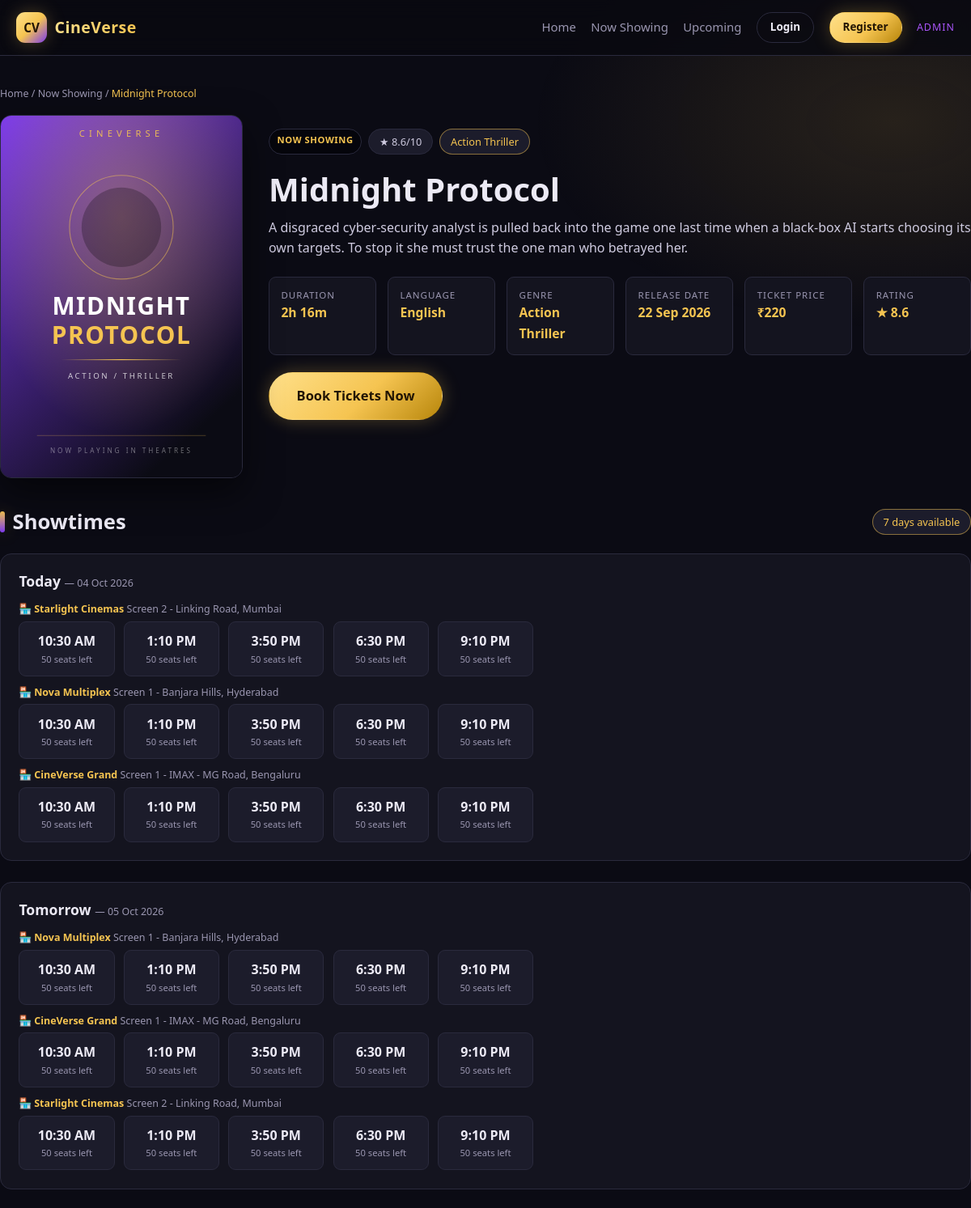
The app's page /user/movie_details.php?id=1 (upper part) with its own data.
### tables this page shows
CREATE TABLE `movies` (
  `id`            INT AUTO_INCREMENT PRIMARY KEY,
  `title`         VARCHAR(150) NOT NULL,
  `description`   TEXT,
  `duration`      VARCHAR(20)  DEFAULT NULL,
  `language`      VARCHAR(60)  DEFAULT NULL,
  `genre`         VARCHAR(100) DEFAULT NULL,
  `rating`        DECIMAL(2,1) DEFAULT 0.0,
  `release_date`  DATE         DEFAULT NULL,
  `ticket_price`  DECIMAL(6,2) NOT NULL DEFAULT 150.00,
  `poster`        VARCHAR(255) DEFAULT 'default-poster.svg',
  `status`        ENUM('now_showing','upcoming') NOT NULL DEFAULT 'now_showing',
  `created_at`    TIMESTAMP DEFAULT CURRENT_TIMESTAMP
);

CREATE TABLE `shows` (
  `id`         INT AUTO_INCREMENT PRIMARY KEY,
  `movie_id`   INT NOT NULL,
  `theatre_id` INT NOT NULL,
  `show_date`  DATE NOT NULL,
  `show_time`  TIME NOT NULL,
  `created_at` TIMESTAMP DEFAULT CURRENT_TIMESTAMP,
  UNIQUE KEY `uniq_show` (`movie_id`, `theatre_id`, `show_date`, `show_time`),
  CONSTRAINT `fk_show_movie`   FOREIGN KEY (`movie_id`)   REFERENCES `movies` (`id`)   ON DELETE CASCADE,
  CONSTRAINT `fk_show_theatre` FOREIGN KEY (`theatre_id`) REFERENCES `theatres` (`id`) ON DELETE CASCADE
);

CREATE TABLE `theatres` (
  `id`         INT AUTO_INCREMENT PRIMARY KEY,
  `name`       VARCHAR(120) NOT NULL,
  `location`   VARCHAR(120) DEFAULT NULL,
  `screen_name` VARCHAR(80) DEFAULT 'Screen 1',
  `is_active`  TINYINT(1) DEFAULT 1,
  `created_at` TIMESTAMP DEFAULT CURRENT_TIMESTAMP
);

### includes/functions.php (called while the page is built, shortened)
<?php
function e($text)
{
    return htmlspecialchars((string) $text, ENT_QUOTES, 'UTF-8');
}
function money($amount)
{
    return CURRENCY . number_format((float) $amount, 0);
}
function url($path = '')
{
    return BASE_URL . ltrim($path, '/');
}
function poster_url($poster)
{
    $poster = trim((string) $poster);
    return url('assets/posters/' . rawurlencode($poster));
}
function show_date_options($days = 7)
{
    $out = array();
    for ($i = 0; $i < $days; $i++) {
        $ts        = strtotime("+$i day");
        $out[$i] = array(
            'value'  => date('Y-m-d', $ts),
            'label'  => ($i === 0 ? 'Today' : ($i === 1 ? 'Tomorrow' : date('D, d M', $ts))),
            'sub'    => date('d M Y', $ts)
        );
    }
    return $out;
}

### user/movie_details.php (the view, shortened to what this page needs)
<?php
require_once __DIR__ . '/../config/db.php';
require_once __DIR__ . '/../includes/functions.php';
$movie_id = isset($_GET['id']) ? (int) $_GET['id'] : 0;
$stmt = $pdo->prepare("SELECT * FROM movies WHERE id = ?");
$stmt->execute(array($movie_id));
$movie = $stmt->fetch();
$is_now = ($movie['status'] === 'now_showing');
$shows_by_day = array();
if ($is_now) {
    $stmt = $pdo->prepare(
        "SELECT s.*, t.name AS theatre_name, t.location, t.screen_name,
                (SELECT COUNT(*) FROM booking_details bd
                   JOIN bookings b ON b.id = bd.booking_id
                  WHERE b.show_id = s.id AND b.status = 'confirmed'
                    AND b.payment_status = 'paid' AND bd.is_cancelled = 0) AS seats_taken
           FROM shows s
           JOIN theatres t ON t.id = s.theatre_id
           WHERE s.movie_id = ?
             AND s.show_date >= CURDATE()
           ORDER BY s.show_date, s.show_time"
    );
    $stmt->execute(array($movie_id));
    foreach ($stmt->fetchAll() as $show) {
        $shows_by_day[$show['show_date']][] = $show;
    }
}
$dates = show_date_options(7);
require __DIR__ . '/../includes/header.php';
?>
<section class="section" style="padding-top:0">
  <p class="hint" style="margin-bottom:1rem">
    <a href="<?php echo url('user/index.php'); ?>">Home</a> /
    <?php echo e($is_now ? 'Now Showing' : 'Upcoming'); ?> /
    <span style="color:var(--gold)"><?php echo e($movie['title']); ?></span>
  </p>
  <div class="details-grid">
    <div class="details-poster">
      <img src="<?php echo e(poster_url($movie['poster'])); ?>" alt="<?php echo e($movie['title']); ?> poster">
    </div>
    <div>
      <div class="chips">
        <span class="badge <?php echo $is_now ? '' : 'badge-upcoming'; ?>" style="position:static">
          <?php echo $is_now ? 'Now Showing' : 'Upcoming'; ?>
        </span>
        <span class="chip">&#9733; <?php echo e($movie['rating']); ?>/10</span>
        <span class="chip chip-gold"><?php echo e($movie['genre']); ?></span>
      </div>
      <h1 class="details-title"><?php echo e($movie['title']); ?></h1>
      <p class="desc"><?php echo e($movie['description']); ?></p>
      <div class="facts">
        <div class="fact">
          <span>Duration</span>
          <b><?php echo e($movie['duration']); ?></b>
        </div>
        <div class="fact">
          <span>Language</span>
          <b><?php echo e($movie['language']); ?></b>
        </div>
        <div class="fact">
          <span>Genre</span>
          <b><?php echo e($movie['genre']); ?></b>
        </div>
        <div class="fact">
          <span>Release Date</span>
          <b><?php echo date('d M Y', strtotime($movie['release_date'])); ?></b>
        </div>
        <div class="fact">
          <span>Ticket Price</span>
          <b><?php echo money($movie['ticket_price']); ?></b>
        </div>
        <div class="fact">
          <span>Rating</span>
          <b>&#9733; <?php echo e($movie['rating']); ?></b>
        </div>
      </div>
      <?php if ($is_now): ?>
        <a class="btn btn-gold btn-lg" href="<?php echo url('user/booking.php?movie_id=' . (int) $movie['id']); ?>">
          Book Tickets Now
        </a>
      <?php endif; ?>
    </div>
  </div>
</section>
<?php if ($is_now && $shows_by_day): ?>
  <section class="section">
    <div class="section-head">
      <h2>Showtimes</h2>
      <span class="chip chip-gold"><?php echo count($shows_by_day); ?> days available</span>
    </div>
    <?php foreach ($dates as $d): ?>
      <div class="panel">
        <h3><?php echo e($d['label']); ?> <span class="hint" style="font-weight:400">&mdash; <?php echo e($d['sub']); ?></span></h3>
        <?php
        $by_theatre = array();
        foreach ($shows_by_day[$d['value']] as $s) {
            $by_theatre[$s['theatre_name']][] = $s;
        }
        ?>
        <?php foreach ($by_theatre as $tname => $shows): ?>
          <p class="hint" style="margin:.6rem 0 .3rem">
            &#127978; <b style="color:var(--gold)"><?php echo e($tname); ?></b>
            <?php echo e($shows[0]['screen_name'] . ' - ' . $shows[0]['location']); ?>
          </p>
          <div class="showtime-grid">
            <?php foreach ($shows as $s): ?>
              <?php
              $left = 50 - (int) $s['seats_taken'];
              $full = ($left <= 0);
              ?>
              <a href="<?php echo $full ? '#' : url('user/booking.php?show_id=' . (int) $s['id']); ?>"
                 class="showtime-btn <?php echo $full ? 'is-disabled' : ''; ?>"
                 <?php echo $full ? 'onclick="return false;" title="House full"' : ''; ?>>
                <?php echo date('g:i A', strtotime($s['show_time'])); ?>
                <small><?php echo $full ? 'House Full' : $left . ' seats left'; ?></small>
              </a>
            <?php endforeach; ?>
          </div>
        <?php endforeach; ?>
      </div>
    <?php endforeach; ?>
  </section>
<?php endif; ?>
<?php require __DIR__ . '/../includes/footer.php'; ?>

### assets/css/style.css (style rules this page uses)
:root { --black: #05050a; --bg: #0b0b14; --surface: #14141f; --surface-2: #1c1c2b; --line: #2a2a3d; --purple: #7c3aed; --purple-light: #a855f7; --purple-dark: #5b21b6; --gold: #f5c451; --gold-light: #ffe08a; --gold-dark: #b8860b; --text: #eceaf5; --muted: #9a96b0; --green: #34d399; --red: #f87171; --radius: 14px; --radius-sm: 9px; --shadow: 0 18px 45px rgba(0, 0, 0, .55); --glow-purple: 0 0 24px rgba(124, 58, 237, .35); --glow-gold: 0 0 22px rgba(245, 196, 81, .28); --font: 'Segoe UI', Tahoma, Geneva, Verdana, sans-serif; }
* { margin: 0; padding: 0; box-sizing: border-box; }
html { scroll-behavior: smooth; }
html { scroll-padding-top: 84px; }
body { font-family: var(--font); background: var(--bg); color: var(--text); line-height: 1.6; -webkit-font-smoothing: antialiased; min-height: 100vh; }
body::before { content: ''; position: fixed; inset: 0; pointer-events: none; z-index: -1; background: radial-gradient(60rem 30rem at 12% -8%, rgba(124, 58, 237, .22), transparent 60%), radial-gradient(45rem 26rem at 92% 4%, rgba(245, 196, 81, .12), transparent 62%), radial-gradient(50rem 34rem at 50% 108%, rgba(168, 85, 247, .14), transparent 60%); }
img { max-width: 100%; display: block; }
a { color: inherit; text-decoration: none; }
h1, h2, h3, h4 { line-height: 1.25; font-weight: 700; }
.section { padding: 2.4rem 0 0; }
.section-head { display: flex; align-items: center; justify-content: space-between; gap: 1rem; flex-wrap: wrap; margin-bottom: 1.4rem; }
.section-head h2 { font-size: 1.6rem; display: flex; align-items: center; gap: .6rem; }
.section-head h2::before { content: ''; width: 6px; height: 26px; border-radius: 4px; background: linear-gradient(180deg, var(--gold), var(--purple)); box-shadow: var(--glow-gold); }
.btn { display: inline-flex; align-items: center; justify-content: center; gap: .45rem; padding: .72rem 1.4rem; border: 1px solid transparent; border-radius: 999px; font-size: .94rem; font-weight: 600; font-family: inherit; cursor: pointer; transition: transform .2s ease, box-shadow .25s ease, background .25s ease, color .25s ease; white-space: nowrap; }
.btn-gold { background: linear-gradient(135deg, var(--gold-light), var(--gold) 55%, var(--gold-dark)); color: #221503; box-shadow: var(--glow-gold); }
.btn-lg { padding: .95rem 2.1rem; font-size: 1.03rem; }
.hint { font-size: .78rem; color: var(--muted); margin-top: .3rem; }
.badge { position: absolute; top: .65rem; left: .65rem; padding: .2rem .6rem; font-size: .7rem; font-weight: 700; letter-spacing: .6px; text-transform: uppercase; border-radius: 999px; background: rgba(5, 5, 10, .75); border: 1px solid var(--line); color: var(--gold); backdrop-filter: blur(4px); }
.details-grid { display: grid; grid-template-columns: 300px 1fr; gap: 2rem; }
.details-poster { border: 1px solid var(--line); border-radius: var(--radius); overflow: hidden; box-shadow: var(--shadow); position: sticky; top: 88px; align-self: start; }
.details-title { font-size: clamp(1.7rem, 3.4vw, 2.5rem); margin-bottom: .6rem; }
.chips { display: flex; flex-wrap: wrap; gap: .5rem; margin: 1.1rem 0; }
.chip { padding: .3rem .8rem; font-size: .8rem; border-radius: 999px; border: 1px solid var(--line); background: var(--surface-2); color: #cfcbe0; }
.chip-gold { border-color: rgba(245, 196, 81, .5); color: var(--gold); }
.facts { display: grid; grid-template-columns: repeat(auto-fit, minmax(130px, 1fr)); gap: .9rem; margin: 1.3rem 0; }
.fact { padding: .8rem .9rem; border: 1px solid var(--line); border-radius: var(--radius-sm); background: var(--surface); }
.fact span { display: block; font-size: .72rem; text-transform: uppercase; letter-spacing: 1px; color: var(--muted); }
.fact b { font-size: .98rem; color: var(--gold); }
.desc { color: #cfcbe0; margin-bottom: 1.4rem; }
.panel { border: 1px solid var(--line); border-radius: var(--radius); background: var(--surface); padding: 1.4rem; margin-bottom: 1.6rem; }
.panel h3 { font-size: 1.1rem; margin-bottom: .9rem; }
.showtime-grid { display: grid; grid-template-columns: repeat(auto-fill, minmax(110px, 1fr)); gap: .7rem; }
.showtime-btn { padding: .7rem .5rem; text-align: center; border: 1px solid var(--line); border-radius: var(--radius-sm); background: var(--surface-2); color: var(--text); font-weight: 700; font-size: 1rem; cursor: pointer; transition: all .22s ease; font-family: inherit; }
.showtime-btn small { display: block; font-size: .7rem; font-weight: 500; color: var(--muted); }

### records on screen
movies: status "Now Showing", title "Midnight Protocol", poster (picture), rating "8.6", genre "Action Thriller", description "A disgraced cyber-security analyst is pulled back into the game one last time when a black-box AI starts choosing its own targets. To stop it she must trust the one man who betrayed her.", duration "2h 16m", language "English", release_date "22 Sep 2026", ticket_price "₹220"
shows: tname "Starlight Cinemas", theatre.location "Screen 2 - Linking Road, Mumbai", show_time "10:30 AM", left "50"
shows: show_time "1:10 PM", left "50"
shows: show_time "3:50 PM", left "50"
shows: show_time "6:30 PM", left "50"
shows: show_time "9:10 PM", left "50"
shows: tname "Nova Multiplex", theatre.location "Screen 1 - Banjara Hills, Hyderabad", show_time "10:30 AM", left "50"
shows: show_time "1:10 PM", left "50"
shows: show_time "3:50 PM", left "50"
shows: show_time "6:30 PM", left "50"
shows: show_time "9:10 PM", left "50"
shows: tname "CineVerse Grand", theatre.location "Screen 1 - IMAX - MG Road, Bengaluru", show_time "10:30 AM", left "50"
shows: show_time "1:10 PM", left "50"
shows: show_time "3:50 PM", left "50"
shows: show_time "6:30 PM", left "50"
shows: show_time "9:10 PM", left "50"
shows: tname "Nova Multiplex", theatre.location "Screen 1 - Banjara Hills, Hyderabad", show_time "10:30 AM", left "50"
shows: show_time "1:10 PM", left "50"
shows: show_time "3:50 PM", left "50"
shows: show_time "6:30 PM", left "50"
shows: show_time "9:10 PM", left "50"
shows: tname "CineVerse Grand", theatre.location "Screen 1 - IMAX - MG Road, Bengaluru", show_time "10:30 AM", left "50"
shows: show_time "1:10 PM", left "50"
shows: show_time "3:50 PM", left "50"
shows: show_time "6:30 PM", left "50"
shows: show_time "9:10 PM", left "50"
shows: tname "Starlight Cinemas", theatre.location "Screen 2 - Linking Road, Mumbai", show_time "10:30 AM", left "50"
shows: show_time "1:10 PM", left "50"
shows: show_time "3:50 PM", left "50"
shows: show_time "6:30 PM", left "50"
shows: show_time "9:10 PM", left "50"

### other values on screen
count($shows_by_day) "7"
$d['label'] "Today"
$d['sub'] "04 Oct 2026"
$d['label'] "Tomorrow"
$d['sub'] "05 Oct 2026"
